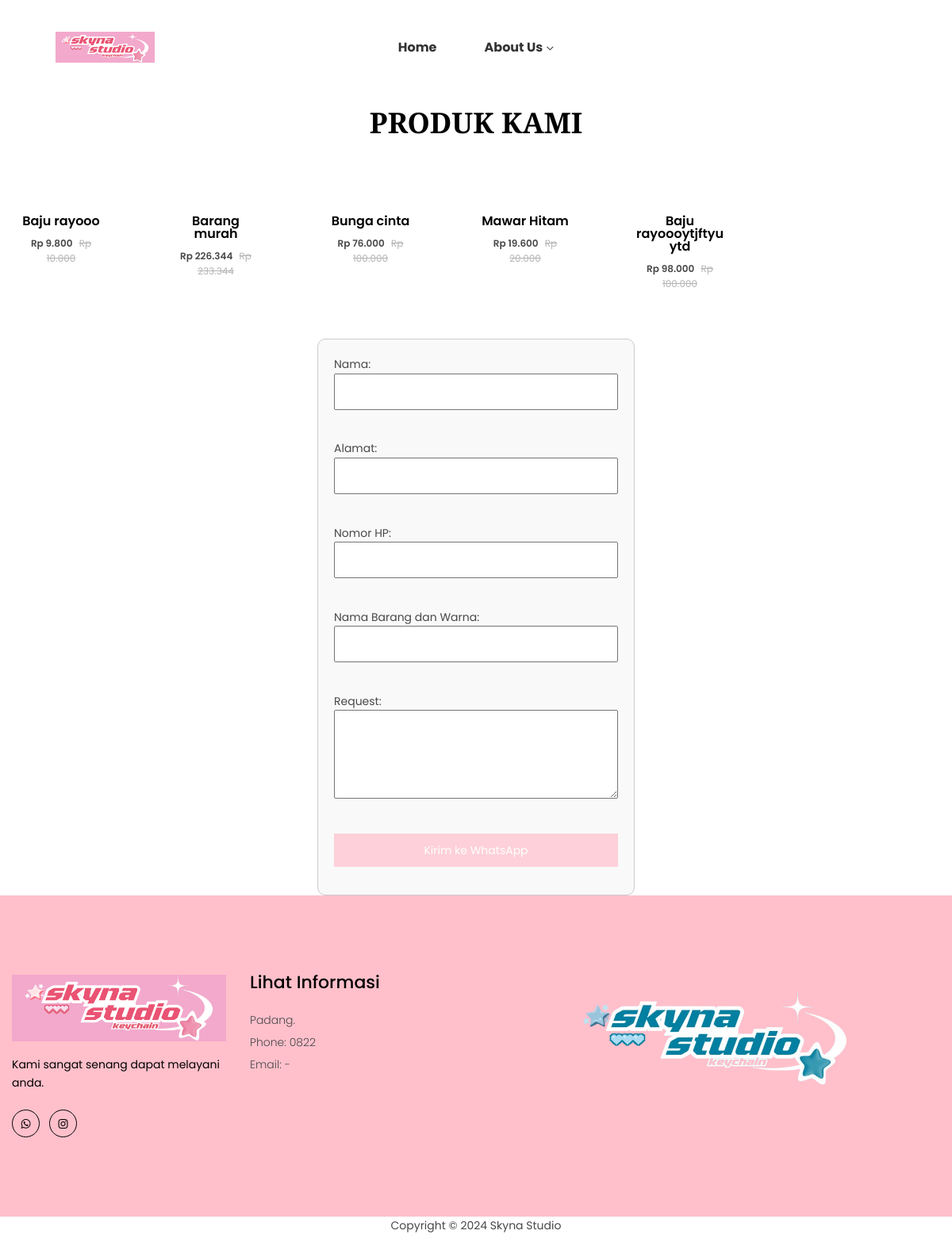
Page /pesanproduk.php on the committed database.
### tables this page shows
CREATE TABLE `logo` (
  `id` int NOT NULL,
  `foto` varchar(255) NOT NULL
);

CREATE TABLE `produk` (
  `id` int NOT NULL,
  `nama_produk` varchar(255) NOT NULL,
  `kategori` varchar(255) NOT NULL,
  `promo` varchar(255) NOT NULL,
  `harga` decimal(10,2) NOT NULL,
  `diskon` int DEFAULT NULL,
  `foto` varchar(255) NOT NULL
);

### functions.php (called while the page is built, shortened)
<?php
$servername = "localhost";
$username = "root";
$password = "";
$dbname = "skyna_studio";
$conn = new mysqli($servername, $username, $password, $dbname);
function getTableData($tableName)
{
    global $conn;
    $query = "SELECT * FROM $tableName";
    $result = $conn->query($query);
    $data = [];
    while ($row = $result->fetch_assoc()) {
        $data[] = $row;
    }
    return $data;
}

### pesanproduk.php (the view, shortened to what this page needs)
<?php
include 'functions.php';
$products = getTableData('produk');
?>
<!doctype html>
<html class="no-js" lang="en">
<head>
    <link rel="stylesheet" href="assets/css/vendor/bootstrap.min.css">
    <link rel="stylesheet" href="assets/css/vendor/font.awesome.min.css">
    <link rel="stylesheet" href="assets/css/style.css">
<link rel="stylesheet" href="https://unpkg.com/swiper/swiper-bundle.min.css">
    </head>
    <body>
    <?php include 'header.php'; ?>
    <div class="product-area mt-text-2">
        <div class="container custom-area-2 overflow-hidden">
            <div class="row">
                <div class="col-12 col-custom">
                    <div class="section-title text-center mb-30">
                        <span class="section-title-1">Hadiah yang luar biasa</span><br><br>
                        <h3 class="section-title-3">Produk Kami</h3>
                    </div>
                </div>
            </div>
            <div class="row product-row">
                    <div class="product-slider swiper-container anime-element-multi">
                        <div class="swiper-wrapper">
                            <?php foreach ($products as $product) : ?>
                                <div class="single-item swiper-slide">
                                    <div class="single-product position-relative mb-30">
                                        <div class="product-image">
                                            <a class="d-block" href="#">
                                            </a>
                                        </div>
                                        <div class="product-content">
                                            <div class="product-title">
                                                <h4 class="title-2"> <a href="#"><?= $product['nama_produk']; ?></a></h4>
                                            </div>
                                            <div class="price-box">
                                                <span class="regular-price">Rp <?= number_format($product['harga'] - ($product['harga'] * ($product['diskon'] / 100)), 0, ',', '.') ?></span>
                                                <span class="old-price"><del><?php echo ($product['diskon'] >= 1) ? 'Rp ' . number_format($product['harga'], 0, ',', '.') : ''; ?>
                                                    </del></span>
                                            </div>
                                        </div>
                                    </div>
                                </div>
                            <?php endforeach; ?>
                        </div>
                    </div>
                </div>
            </div>
    <div class="form">
        <form id="whatsappForm" onsubmit="sendToWhatsApp(event)">
            <label for="name">Nama:</label><br>
            <input type="text" id="name" name="name" required><br><br>
            <label for="address">Alamat:</label><br>
            <input type="text" id="address" name="address" required><br><br>
            <label for="phone">Nomor HP:</label><br>
            <input type="text" id="phone" name="phone" required><br><br>
            <label for="product">Nama Barang dan Warna:</label><br>
            <input type="text" id="product" name="product" required><br><br>
            <label for="message">Request:</label><br>
            <textarea id="message" name="message" rows="4" required></textarea><br><br>
            <button class="kirim" type="submit">Kirim ke WhatsApp</button>
        </form>
    </div>
    <?php include 'footer.php'; ?>
    </body>

### header.php (shortened to what this page needs)
<?php
$logos = getTableData('logo');
?>
<!doctype html>
<html class="no-js" lang="en">
<head>
    <link rel="stylesheet" href="assets/css/vendor/bootstrap.min.css">
    <link rel="stylesheet" href="assets/css/vendor/font.awesome.min.css">
    <link rel="stylesheet" href="assets/css/vendor/linearicons.min.css">
    <link rel="stylesheet" href="assets/css/plugins/swiper-bundle.min.css">
    <link rel="stylesheet" href="assets/css/plugins/animate.min.css">
    <link rel="stylesheet" href="assets/css/plugins/jquery-ui.min.css">
    <link rel="stylesheet" href="assets/css/plugins/nice-select.min.css">
    <link rel="stylesheet" href="assets/css/plugins/magnific-popup.css">
    <link rel="stylesheet" href="assets/css/style.css">
</head>
<body>
    <header class="main-header-area">
    <div class="main-header header-transparent header-sticky">
        <div class="container-fluid">
            <div class="row align-items-center">
                <div class="col-6 col-md-4 col-lg-2 col-custom">
                    <div class="header-logo d-flex align-items-center">
                        <a href="index.php">
                            <img class="img-full" src="dashboard/uploads/<?= $logos[0]['foto'] ?>" alt="Header Logo">
                        </a>
                    </div>
                </div>
                <div class="col-6 col-md-8 col-lg-8 d-lg-flex justify-content-center col-custom">
                    <nav class="main-nav d-none d-lg-flex">
                        <ul class="nav">
                            <li>
                                <a class="active" href="index.php">
                                    <span class="menu-text">Home</span>
                                </a>
                            </li>
                            <li>
                                <a>
                                    <span class="menu-text">About Us</span>
                                    <i class="fa fa-angle-down"></i>
                                </a>
                            </li>
                        </ul>
                    </nav>
                </div>
            </div>
        </div>
    </div>
</header>
    </body>
    </html>

### footer.php (shortened to what this page needs)
<?php
$logos = getTableData('logo');
?><footer class="footer-area">
        <div class="footer-widget-area">
            <div class="container container-default custom-area">
                <div class="row">
                    <div class="col-12 col-sm-12 col-md-12 col-lg-3 col-custom">
                        <div class="single-footer-widget m-0">
                            <div class="footer-logo">
                                <a href="index.php">
                                    <img src="dashboard/uploads/<?= $logos[0]['foto'] ?>" alt="Logo Image">
                                </a>
                            </div>
                            <p class="desc-content">Kami sangat senang dapat melayani anda.</p>
                            <div class="social-links">
                                <ul class="d-flex">
                                    <li>
                                        <a class="rounded-circle" href="#" title="WhatsApp">
                                            <i class="fa fa-whatsapp"></i>
                                        </a>
                                    </li>
                                    <li>
                                        <a class="rounded-circle" href="https://www.instagram.com/skyna.studio?igsh=cTN6enJqb3pmZHY=" title="Instagram">
                                            <i class="fa fa-instagram"></i>
                                        </a>
                                    </li>
                                </ul>
                            </div>
                        </div>
                    </div>
                    <div class="col-12 col-sm-6 col-md-6 col-lg-3 col-custom">
                        <div class="single-footer-widget">
                            <h2 class="widget-title">Lihat Informasi</h2>
                            <div class="widget-body">
                                <address>
                                    Padang.<br>
                                    Phone: 0822 <br>
                                    Email: <a href="mailto:tokobunga@gmail.com">-</a>
                                </address>
                            </div>
                        </div>
                    </div>
                    <div class="col-12 col-sm-12 col-md-12 col-lg-6 col-custom">
                        <div class="single-footer-widget text-center">
                            <img src="assets/images/logo/skyna 2 remove.png" alt="Informasi Gambar" style="width: 90%; height: auto; border-radius: 15px;">
                        </div>
                    </div>
                </div>
            </div>
        </div>
    </footer>
    <div class="footer-copyright-area">
        <div class="container custom-area">
            <div class="row">
                <div class="col-12 text-center col-custom">
                    <div class="copyright-content">
                        <p>Copyright © 2024 Skyna Studio</p>
                    </div>
                </div>
            </div>
        </div>
    </div>

### pesanproduk.php (style rules this page uses)
.form { max-width: 400px; margin: 0 auto; padding: 20px; border: 1px solid #ccc; border-radius: 10px; background-color: #f9f9f9; }
.form input, .form textarea, .form button { width: 100%; margin-bottom: 15px; padding: 10px; font-size: 14px; }
.form button { background-color: #fed0D9; color: white; border: none; cursor: pointer; }
.single-item { max-width: 180px; margin: 5px; display: inline-block; text-align: center; }
.product-content h4 { font-size: 14px; }
.price-box { font-size: 12px; }

### header.php (style rules this page uses)
.main-header { background-color: #ffffff; padding: 10px 20px; }
.main-nav .nav { display: flex; gap: 20px; list-style: none; }
.main-nav .menu-text { font-size: 16px; font-weight: bold; color: #333; }
.main-nav .nav li a { font-size: 18px; padding: 10px 20px; text-align: center; }

### rows in the picture
logo: foto (picture)
produk: nama_produk "Baju rayooo", $product['harga'] - ($product['harga'] * ($product['diskon'] / 100)) "9.800", harga "10.000"
produk: nama_produk "Barang murah", $product['harga'] - ($product['harga'] * ($product['diskon'] / 100)) "226.344", harga "233.344"
produk: nama_produk "Bunga cinta", $product['harga'] - ($product['harga'] * ($product['diskon'] / 100)) "76.000", harga "100.000"
produk: nama_produk "Mawar Hitam", $product['harga'] - ($product['harga'] * ($product['diskon'] / 100)) "19.600", harga "20.000"
produk: nama_produk "Baju rayoooytjftyu ytd", $product['harga'] - ($product['harga'] * ($product['diskon'] / 100)) "98.000", harga "100.000"
